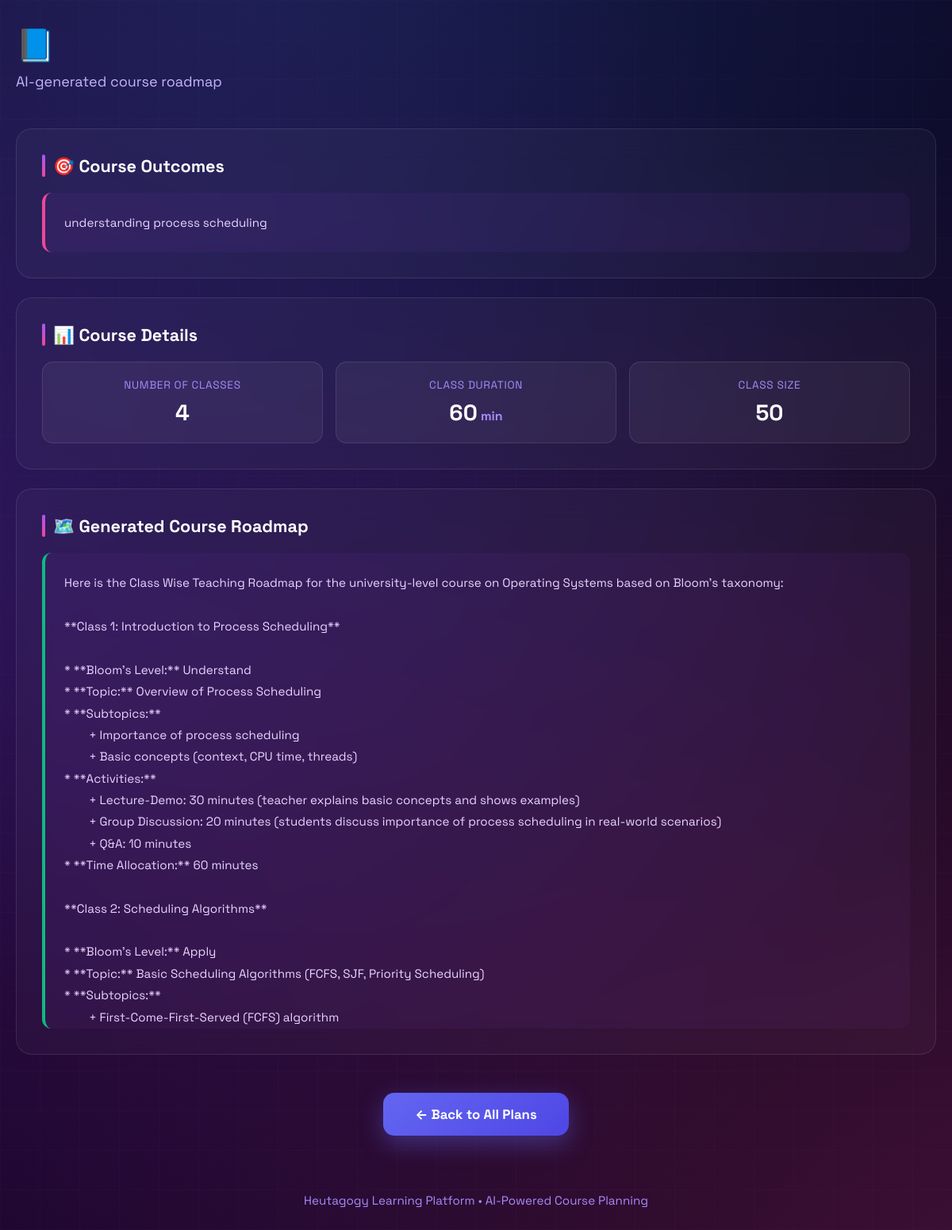
Page /teacher/plans/22/ on the committed database.
### teacher/models.py (models this page shows)
class CoursePlan(models.Model):
    course_name = models.CharField(max_length=200)
    course_outcomes = models.TextField()
    num_classes = models.IntegerField()
    class_duration = models.IntegerField()   # minutes
    class_size = models.IntegerField()
    roadmap = models.TextField()             # generated roadmap JSON or text
    created_at = models.DateTimeField(auto_now_add=True)

### teacher/views.py (the view)
# urls.py: path("plans/<int:plan_id>/", views.plan_detail, name="plan-detail"),
def plan_detail(request, plan_id):
    plan = get_object_or_404(CoursePlan, id=plan_id)
    return render(request, "teacher/plan_detail.html", {
        "plan": plan
    })

### teacher/templates/teacher/plan_detail.html (shortened to what this page needs)
<!DOCTYPE html>
<html lang="en">
<head>
</head>
<body>
  <div class="container">
    <div class="inner">
      <div class="header">
        <h1><span class="icon">📘</span>{{ plan.course_name }}</h1>
        <p>AI-generated course roadmap</p>
      </div>
      <div class="section">
        <h2 class="section-title">🎯 Course Outcomes</h2>
        <div class="content-box outcomes">{{ plan.course_outcomes }}</div>
      </div>
      <div class="section">
        <h2 class="section-title">📊 Course Details</h2>
        <div class="meta-grid">
          <div class="meta-card">
            <div class="meta-label">Number of Classes</div>
            <div class="meta-value">{{ plan.num_classes }}</div>
          </div>
          <div class="meta-card">
            <div class="meta-label">Class Duration</div>
            <div class="meta-value">{{ plan.class_duration }}<span style="font-size: 1rem; color: #a78bfa;"> min</span></div>
          </div>
          <div class="meta-card">
            <div class="meta-label">Class Size</div>
            <div class="meta-value">{{ plan.class_size }}</div>
          </div>
        </div>
      </div>
      <div class="section">
        <h2 class="section-title">🗺️ Generated Course Roadmap</h2>
        <div class="content-box roadmap">{{ plan.roadmap }}</div>
      </div>
      <div class="action-section">
        <a href="{% url 'view-plans' %}" class="back-btn">
          ← Back to All Plans
        </a>
      </div>
      <div class="footer">
        <p>Heutagogy Learning Platform • AI-Powered Course Planning</p>
      </div>
    </div>
  </div>
</body>
</html>

### teacher/templates/teacher/plan_detail.html (style rules this page uses)
* { margin: 0; padding: 0; box-sizing: border-box; }
body { font-family: 'Space Grotesk', -apple-system, BlinkMacSystemFont, sans-serif; min-height: 100vh; background: #0a0118; position: relative; overflow-x: hidden; }
body::before { content: ''; position: fixed; width: 200%; height: 200%; top: -50%; left: -50%; background: radial-gradient(circle at 20% 50%, rgba(147, 51, 234, 0.25) 0%, transparent 50%), radial-gradient(circle at 80% 80%, rgba(236, 72, 153, 0.25) 0%, transparent 50%), radial-gradient(circle at 40% 20%, rgba(59, 130, 246, 0.25) 0%, transparent 50%); animation: drift 20s ease-in-out infinite; z-index: 0; }
body::after { content: ''; position: fixed; inset: 0; background-image: linear-gradient(rgba(168, 85, 247, 0.03) 1px, transparent 1px), linear-gradient(90deg, rgba(168, 85, 247, 0.03) 1px, transparent 1px); background-size: 50px 50px; pointer-events: none; z-index: 0; }
.container { position: relative; z-index: 10; min-height: 100vh; padding: 32px 20px; }
.inner { max-width: 1200px; margin: 0 auto; }
.header { margin-bottom: 48px; animation: fadeInDown 0.8s ease-out; }
.header h1 { font-size: 2.5rem; font-weight: 700; color: white; margin-bottom: 8px; letter-spacing: -0.02em; }
.header .icon { margin-right: 12px; }
.header p { color: #c4b5fd; font-size: 1.125rem; }
.section { background: rgba(255, 255, 255, 0.03); backdrop-filter: blur(20px); border: 1px solid rgba(255, 255, 255, 0.1); border-radius: 20px; padding: 32px; margin-bottom: 24px; animation: fadeInUp 0.8s ease-out both; position: relative; overflow: hidden; }
.section:nth-child(2) { animation-delay: 0.2s; }
.section:nth-child(3) { animation-delay: 0.3s; }
.section:nth-child(4) { animation-delay: 0.4s; }
.section::before { content: ''; position: absolute; top: 0; left: -100%; width: 100%; height: 100%; background: linear-gradient(90deg, transparent, rgba(255,255,255,0.03), transparent); transition: left 0.5s; }
.section-title { font-size: 1.35rem; font-weight: 700; color: white; margin-bottom: 20px; display: flex; align-items: center; gap: 10px; }
.section-title::before { content: ''; width: 4px; height: 28px; background: linear-gradient(180deg, #a855f7, #ec4899); border-radius: 2px; }
.content-box { background: rgba(168, 85, 247, 0.05); border-left: 4px solid #6366f1; border-radius: 12px; padding: 24px; color: #e9d5ff; font-size: 0.95rem; line-height: 1.8; white-space: pre-wrap; overflow-x: auto; }
.content-box.outcomes { border-left-color: #ec4899; }
.content-box.roadmap { border-left-color: #10b981; max-height: 600px; overflow-y: auto; }
.meta-grid { display: grid; grid-template-columns: repeat(auto-fit, minmax(200px, 1fr)); gap: 16px; }
.meta-card { background: rgba(255, 255, 255, 0.05); border: 1px solid rgba(255, 255, 255, 0.1); border-radius: 14px; padding: 20px; text-align: center; transition: all 0.3s; }
.meta-label { font-size: 0.85rem; color: #a78bfa; text-transform: uppercase; letter-spacing: 0.05em; margin-bottom: 8px; }
.meta-value { font-size: 1.75rem; font-weight: 700; color: white; }
.action-section { text-align: center; margin-top: 48px; }
.back-btn { display: inline-flex; align-items: center; gap: 12px; padding: 16px 40px; background: linear-gradient(135deg, #6366f1, #4f46e5); border: none; border-radius: 14px; color: white; font-size: 1.05rem; font-weight: 700; text-decoration: none; font-family: inherit; cursor: pointer; transition: all 0.3s; box-shadow: 0 10px 30px rgba(99, 102, 241, 0.4); }
.footer { text-align: center; color: #a78bfa; font-size: 0.95rem; padding: 24px; margin-top: 48px; }

### rows in the picture
CoursePlan: course_outcomes "understanding process scheduling", num_classes "4", class_duration "60", class_size "50", roadmap "Here is the Class Wise Teaching Roadmap for the university-level course on Operating Systems based on Bloom’s taxonomy: **Class 1: Introduction to Process Scheduling** * **Bloom's Level:** Understand * **Topic:** Overview of Process Scheduling * **Subtopics:** + Importance of process scheduling + Basic concepts (context, CPU time, threads) * **Activities:** + Lecture-Demo: 30 minutes (teacher explains basic concepts and shows examples) + Group Discussion: 20 minutes (students discuss importance of process scheduling in real-world scenarios) + Q&A: 10 minutes * **Time Allocation:** 60 minutes **Class 2: Scheduling Algorithms** * **Bloom's Level:** Apply * **Topic:** Basic Scheduling…"
